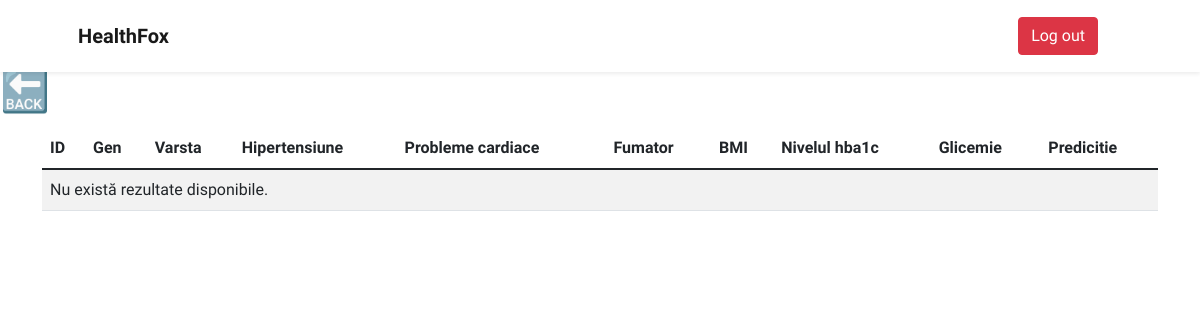
Page /rezultate.php (signed in) on the earlier database version.
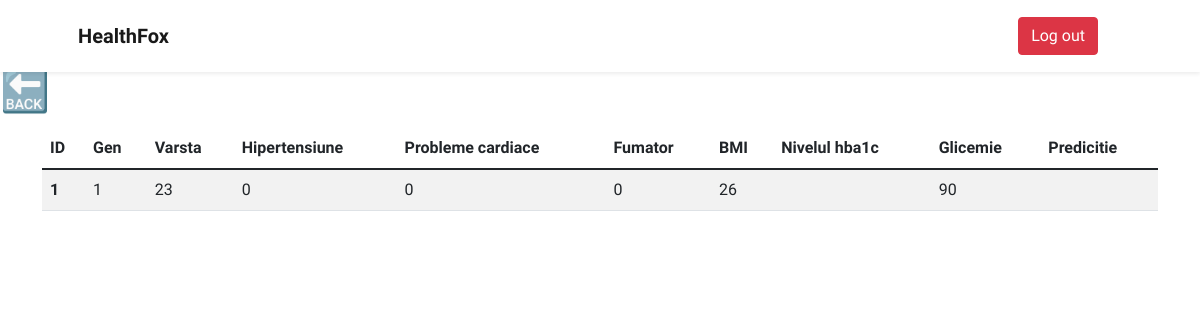
Same page on the later database version.
### tables this page shows
CREATE TABLE `rezultate` (
  `id` int(11) NOT NULL,
  `user_id` int(11) DEFAULT NULL,
  `gender` int(11) DEFAULT NULL,
  `age` int(11) DEFAULT NULL,
  `hypertension` int(11) DEFAULT NULL,
  `heart_disease` int(11) DEFAULT NULL,
  `smoking_history` int(11) DEFAULT NULL,
  `bmi` float DEFAULT NULL,
  `hba1c_level` float DEFAULT NULL,
  `blood_glucose_level` float DEFAULT NULL,
  `prediction` int(11) DEFAULT NULL
);

### rezultate.php (the view, shortened to what this page needs)
<?php
require("mysql_connect.php");
$user_id = $_SESSION['user_id'];
$sql = "SELECT * FROM rezultate WHERE user_id = $user_id";
$rezultate = $conn->query($sql);
?>
<!DOCTYPE html>
<html lang="en">
<head>
    <link href="https://cdn.jsdelivr.net/npm/bootstrap-icons@1.5.0/font/bootstrap-icons.css" rel="stylesheet" />
    <link href="css/styles.css" rel="stylesheet" />
</head>
<body>
    <nav class="navbar navbar-expand-lg navbar-light shadow-sm" id="mainNav">
        <div class="container px-5">
            <a class="navbar-brand fw-bold" href="user.php">HealthFox</a>
            <div>
                <ul class="navbar-nav ms-auto me-4 my-3 my-lg-0">
                    <li class="nav-item"><a class="btn btn-danger" role="button" href="logout.php">Log out</a></li>
                </ul>
            </div>
        </div>
    </nav>
    <h1> <a href="user.php" style="text-decoration: none;">🔙</a></h1>
    <div class="container">
        <table class="table table-striped">
            <thead>
                <tr>
                    <th>ID</th>
                    <th>Gen</th>
                    <th>Varsta</th>
                    <th>Hipertensiune</th>
                    <th>Probleme cardiace</th>
                    <th>Fumator</th>
                    <th>BMI</th>
                    <th>Nivelul hba1c</th>
                    <th>Glicemie</th>
                    <th>Predicitie</th>
                </tr>
            </thead>
            <tbody>
                <?php
                if ($rezultate->num_rows > 0) {
                    while ($row = $rezultate->fetch_assoc()) {
                        $id = $row["id"];
                        $gender = $row["gender"];
                        $age = $row["age"];
                        $hypertension = $row["hypertension"];
                        $heart_disease = $row["heart_disease"];
                        $smoking_history = $row["smoking_history"];
                        $bmi = $row["bmi"];
                        $hba1c_level = $row["hba1c_level"];
                        $blood_glucose_level = $row["blood_glucose_level"];
                        $prediction = $row["prediction"];
                        echo "
                        <tr>
                            <th scope='row'>$id</th>
                            <td>$gender</td>
                            <td>$age</td>
                            <td>$hypertension</td>
                            <td>$heart_disease</td>
                            <td>$smoking_history</td>
                            <td>$bmi</td>
                            <td>$hba1c_level</td>
                            <td>$blood_glucose_level</td>
                            <td>$prediction</td>
                        </tr>";
                    }
                } else {
                    echo "<tr><td colspan='10'>Nu există rezultate disponibile.</td></tr>";
                }
                ?>
            </tbody>
        </table>
    </div>
</body>
</html>

Differences in the rows shown:
added rezultate: id "1", gender "1", age "23", hypertension "0", heart_disease "0", smoking_history "0", bmi "26", blood_glucose_level "90"
Other differences:
text no longer shown: "Nu există rezultate disponibile."
